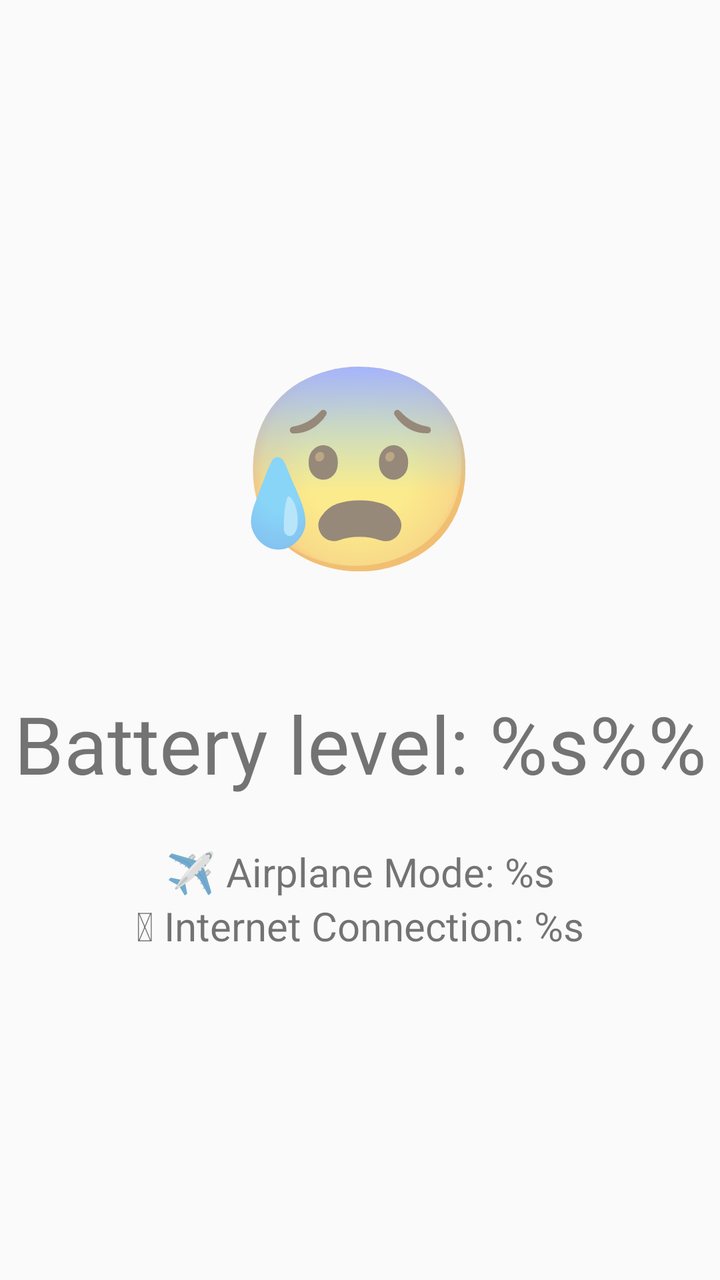
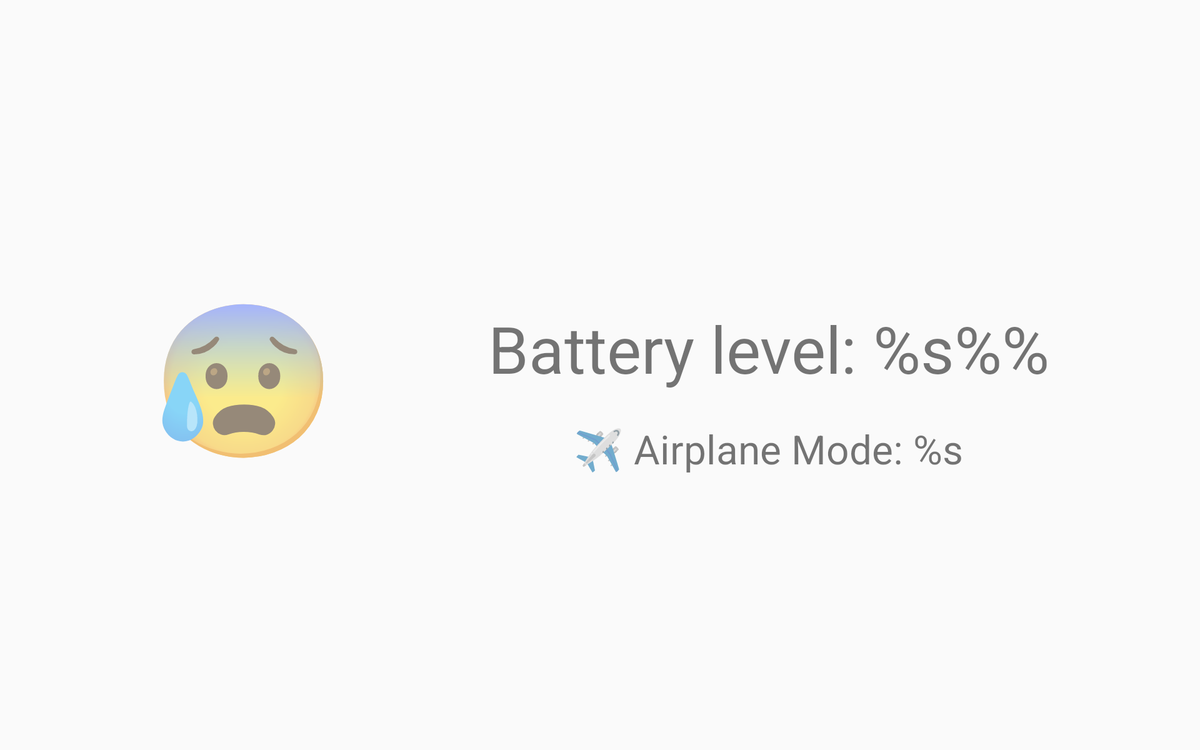

Compare how this app lays out the same screen by default and in its alternative resource folder. The renders come first, then the two layout files and the values they reference.
<!-- AndroidManifest.xml: application theme AppTheme -->
<!-- res/layout/main_fragment.xml -->
<?xml version="1.0" encoding="utf-8"?>
<androidx.constraintlayout.widget.ConstraintLayout xmlns:android="http://schemas.android.com/apk/res/android"
    xmlns:app="http://schemas.android.com/apk/res-auto"
    xmlns:tools="http://schemas.android.com/tools"
    android:id="@+id/main"
    android:layout_width="match_parent"
    android:layout_height="match_parent"
    tools:context=".ui.main.view.MainFragment">


    <TextView
        android:id="@+id/emoji"
        android:layout_width="wrap_content"
        android:layout_height="wrap_content"
        android:layout_marginBottom="24dp"
        android:text="😰"
        android:textSize="100sp"
        app:layout_constraintBottom_toTopOf="@+id/information"
        app:layout_constraintEnd_toEndOf="parent"
        app:layout_constraintStart_toStartOf="parent"
        app:layout_constraintTop_toTopOf="parent"
        app:layout_constraintVertical_chainStyle="packed" />

    <LinearLayout
        android:id="@+id/information"
        android:layout_width="wrap_content"
        android:layout_height="wrap_content"
        android:gravity="center"
        android:orientation="vertical"
        app:layout_constraintBottom_toBottomOf="parent"
        app:layout_constraintEnd_toEndOf="parent"
        app:layout_constraintStart_toStartOf="parent"
        app:layout_constraintTop_toBottomOf="@+id/emoji">

        <TextView
            android:id="@+id/batteryLevelText"
            android:layout_width="wrap_content"
            android:layout_height="wrap_content"
            android:layout_marginTop="24dp"
            android:layout_marginBottom="24dp"
            android:text="@string/battery_level"
            android:textSize="40sp" />

        <TextView
            android:id="@+id/airplaneModeText"
            android:layout_width="wrap_content"
            android:layout_height="wrap_content"
            android:text="@string/airplane_mode"
            android:textSize="20sp"
            app:layout_constraintBottom_toBottomOf="parent"
            app:layout_constraintEnd_toEndOf="parent" />

        <TextView
            android:id="@+id/networkConnectionText"
            android:layout_width="wrap_content"
            android:layout_height="wrap_content"
            android:text="@string/network_connection"
            android:textSize="20sp"
            app:layout_constraintBottom_toBottomOf="parent"
            app:layout_constraintEnd_toEndOf="parent" />
    </LinearLayout>

</androidx.constraintlayout.widget.ConstraintLayout>
<!-- resources referenced by this layout -->
<resources>
  <string name="airplane_mode">✈️ Airplane Mode: %s</string>
  <string name="battery_level">Battery level: %s%%</string>
  <string name="network_connection">📶 Internet Connection: %s</string>
  <style name="AppTheme" parent="Theme.AppCompat.Light.DarkActionBar">
          
          <item name="colorPrimary">@color/colorPrimary</item>
          <item name="colorPrimaryDark">@color/colorPrimaryDark</item>
          <item name="colorAccent">@color/colorAccent</item>
      </style>
</resources>
<!-- res/layout-sw600dp-land/main_fragment.xml (the repository's variant of the layout above) -->
<!-- drawn on a 7-inch tablet turned sideways -->
<?xml version="1.0" encoding="utf-8"?>
<androidx.constraintlayout.widget.ConstraintLayout xmlns:android="http://schemas.android.com/apk/res/android"
    xmlns:app="http://schemas.android.com/apk/res-auto"
    xmlns:tools="http://schemas.android.com/tools"
    android:id="@+id/main"
    android:layout_width="match_parent"
    android:layout_height="match_parent"
    tools:context=".ui.main.view.MainFragment">


    <TextView
        android:id="@+id/emoji"
        android:layout_width="wrap_content"
        android:layout_height="wrap_content"
        android:text="😰"
        android:textSize="120sp"
        app:layout_constraintBottom_toBottomOf="parent"
        app:layout_constraintEnd_toStartOf="@+id/information"
        app:layout_constraintHorizontal_bias="0.5"
        app:layout_constraintStart_toStartOf="parent"
        app:layout_constraintTop_toTopOf="parent" />
    

    <LinearLayout
        android:id="@+id/information"
        android:layout_width="wrap_content"
        android:layout_height="wrap_content"
        android:gravity="center"
        android:orientation="vertical"
        app:layout_constraintBottom_toBottomOf="parent"
        app:layout_constraintEnd_toEndOf="parent"
        app:layout_constraintHorizontal_bias="0.5"
        app:layout_constraintStart_toEndOf="@+id/emoji"
        app:layout_constraintTop_toTopOf="parent">

        <TextView
            android:id="@+id/batteryLevelText"
            android:layout_width="wrap_content"
            android:layout_height="wrap_content"
            android:layout_marginTop="24dp"
            android:layout_marginBottom="24dp"
            android:text="@string/battery_level"
            android:textSize="52sp" />

        <TextView
            android:id="@+id/airplaneModeText"
            android:layout_width="wrap_content"
            android:layout_height="wrap_content"
            android:text="@string/airplane_mode"
            android:textSize="32sp"
            app:layout_constraintBottom_toBottomOf="parent"
            app:layout_constraintEnd_toEndOf="parent" />
    </LinearLayout>

</androidx.constraintlayout.widget.ConstraintLayout>
<!-- resources referenced by the variant -->
<!-- as a 7-inch tablet turned sideways resolves them -->
<resources>
  <string name="airplane_mode">✈️ Airplane Mode: %s</string>
  <string name="battery_level">Battery level: %s%%</string>
  <style name="AppTheme" parent="Theme.AppCompat.Light.DarkActionBar">
          
          <item name="colorPrimary">@color/colorPrimary</item>
          <item name="colorPrimaryDark">@color/colorPrimaryDark</item>
          <item name="colorAccent">@color/colorAccent</item>
      </style>
</resources>
